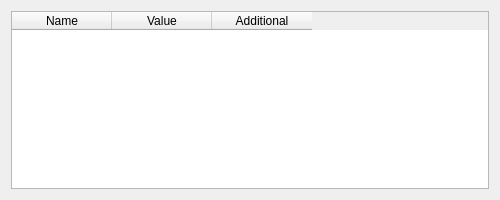
<?xml version="1.0" encoding="UTF-8"?>
<ui version="4.0">
 <class>ValueDisplay</class>
 <widget class="QDialog" name="ValueDisplay">
  <property name="geometry">
   <rect>
    <x>0</x>
    <y>0</y>
    <width>500</width>
    <height>200</height>
   </rect>
  </property>
  <property name="windowTitle">
   <string>Value Display</string>
  </property>
  <layout class="QVBoxLayout" name="verticalLayout">
   <item>
    <widget class="QTableWidget" name="tableWidget">
     <property name="editTriggers">
      <set>QAbstractItemView::NoEditTriggers</set>
     </property>
     <property name="selectionMode">
      <enum>QAbstractItemView::NoSelection</enum>
     </property>
     <attribute name="verticalHeaderDefaultSectionSize">
      <number>24</number>
     </attribute>
     <attribute name="verticalHeaderMinimumSectionSize">
      <number>24</number>
     </attribute>
     <column>
      <property name="text">
       <string>Name</string>
      </property>
     </column>
     <column>
      <property name="text">
       <string>Value</string>
      </property>
     </column>
     <column>
      <property name="text">
       <string>Additional</string>
      </property>
     </column>
    </widget>
   </item>
  </layout>
 </widget>
 <resources/>
 <connections/>
</ui>
